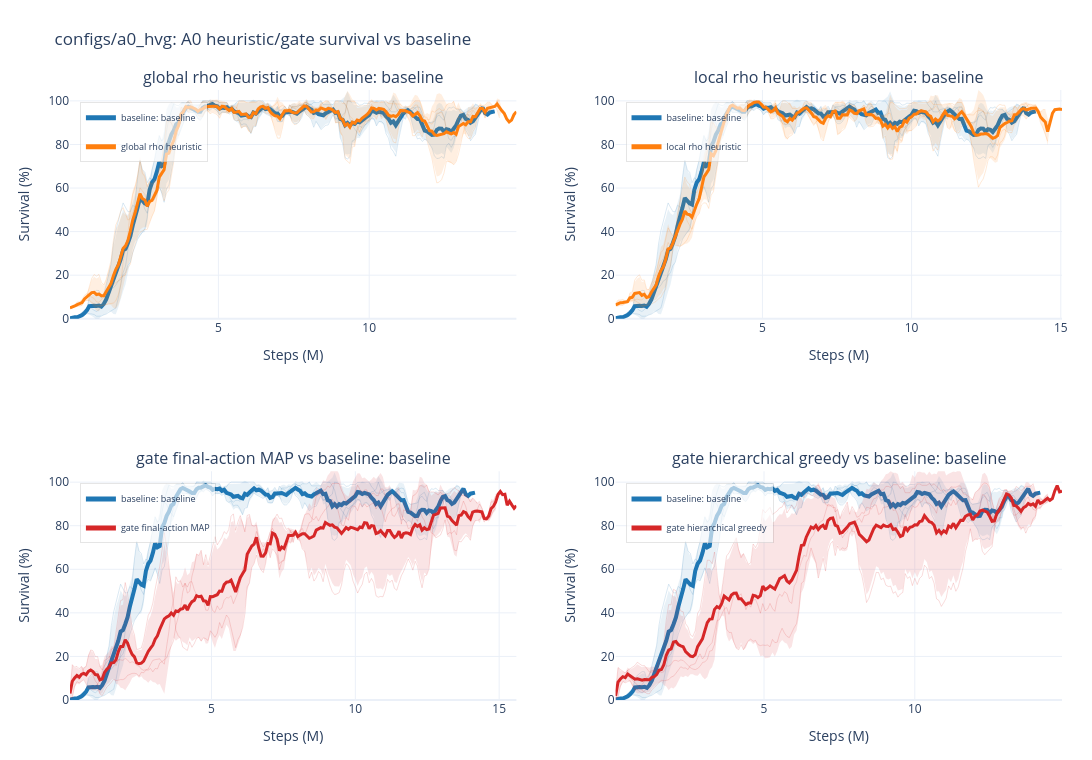

The notebook cell saved with this chart:
### Markdown cell above
Assuming baseline = `a0_hvg_00_baseline`.

| Run family | Displayed name | Eval heuristic | Intervention gate | Gate eval mode | Rho threshold | Difference vs `a0_hvg_00_baseline` |
|---|---|---|---|---|---:|---|
| `a0_hvg_00_baseline` | baseline | `none` | `false` | `-` | `0.90` | Baseline: plain A0 policy, no heuristic override and no learned gate |
| `a0_hvg_01_eval_rho090` | global rho heuristic | `rho_threshold` | `false` | `-` | `0.90` | Adds global rho-threshold heuristic at evaluation time |
| `a0_hvg_04_eval_local_rho090` | local rho heuristic | `local_rho_threshold` | `false` | `-` | `0.90` | Adds local/per-line rho-threshold heuristic at evaluation time |
| `a0_hvg_02_gate_final_map` | gate final-action MAP | `none` | `true` | `final_action_map` | `0.90` | Adds learned intervention gate with final-action MAP evaluation |
| `a0_hvg_03_gate_hierarchical` | gate hierarchical greedy | `none` | `true` | `hierarchical_greedy` | `0.90` | Adds learned intervention gate with hierarchical greedy evaluation |

Shared unless noted: MLP actor/critic, `[256,256,256]` / `[256,256,256]`, `norm_reward = true`, `init_do_nothing_prob = 0.0`, `entropy_coef = 0.01`, `total_timesteps = 20000000`, `eval_freq = 80000`.

### Code cell
a0_hvg_result = wm.plot_a0_hvg_survival()
a0_hvg_result["fig"]

### Figure 1 — Plotly figure (JSON) as saved in the notebook; plotly's stock layout.template omitted (floating-point values rounded to 4 significant figures; data arrays with more than 128 entries replaced by an {"elided": "..."} marker saying what was removed)
{"data": [{"hovertemplate": "<b>a0_hvg_00_baseline_s0</b><br>step: %{x:.2f}M<br>smoothed value: %{y:.3f}<extra></extra>", "legend": "legend", "legendgroup": "mean_subplot1:baseline: baseline", "line": {"color": "#1f77b4", "dash": "solid", "width": 1}, "mode": "lines", "name": "baseline: baseline member", "opacity": 0.16, "showlegend": false, "type": "scatter", "x": {"elided": "171 float values"}, "xaxis": "x", "y": {"elided": "171 float values"}, "yaxis": "y"}, {"hovertemplate": "<b>a0_hvg_00_baseline_s1</b><br>step: %{x:.2f}M<br>smoothed value: %{y:.3f}<extra></extra>", "legend": "legend", "legendgroup": "mean_subplot1:baseline: baseline", "line": {"color": "#1f77b4", "dash": "solid", "width": 1}, "mode": "lines", "name": "baseline: baseline member", "opacity": 0.16, "showlegend": false, "type": "scatter", "x": {"elided": "171 float values"}, "xaxis": "x", "y": {"elided": "171 float values"}, "yaxis": "y"}, {"hovertemplate": "<b>a0_hvg_00_baseline_s2</b><br>step: %{x:.2f}M<br>smoothed value: %{y:.3f}<extra></extra>", "legend": "legend", "legendgroup": "mean_subplot1:baseline: baseline", "line": {"color": "#1f77b4", "dash": "solid", "width": 1}, "mode": "lines", "name": "baseline: baseline member", "opacity": 0.16, "showlegend": false, "type": "scatter", "x": {"elided": "177 float values"}, "xaxis": "x", "y": {"elided": "177 float values"}, "yaxis": "y"}, {"fill": "toself", "fillcolor": "rgba(31,119,180,0.1)", "hoverinfo": "skip", "legend": "legend", "legendgroup": "mean_subplot1:baseline: baseline", "line": {"color": "rgba(0,0,0,0)", "width": 0}, "mode": "lines", "name": "baseline: baseline std", "showlegend": false, "type": "scatter", "x": {"elided": "354 float values"}, "xaxis": "x", "y": {"elided": "354 float values"}, "yaxis": "y"}, {"customdata": {"elided": "177 int values"}, "hovertemplate": "<b>baseline: baseline</b><br>metric: test/charts/episodic_survival<br>runs at step: %{customdata}<br>step: %{x:.2f}M<br>mean of smoothed seeds: %{y:.3f}<extra></extra>", "legend": "legend", "legendgroup": "mean_subplot1:baseline: baseline", "line": {"color": "#1f77b4", "dash": "solid", "width": 4}, "mode": "lines", "name": "baseline: baseline", "opacity": 1, "showlegend": true, "type": "scatter", "x": {"elided": "177 float values"}, "xaxis": "x", "y": {"elided": "177 float values"}, "yaxis": "y"}, {"hovertemplate": "<b>a0_hvg_01_eval_rho090_s0</b><br>step: %{x:.2f}M<br>smoothed value: %{y:.3f}<extra></extra>", "legend": "legend", "legendgroup": "mean_subplot1:global rho heuristic", "line": {"color": "#ff7f0e", "dash": "solid", "width": 1}, "mode": "lines", "name": "global rho heuristic member", "opacity": 0.16, "showlegend": false, "type": "scatter", "x": {"elided": "179 float values"}, "xaxis": "x", "y": {"elided": "179 float values"}, "yaxis": "y"}, {"hovertemplate": "<b>a0_hvg_01_eval_rho090_s1</b><br>step: %{x:.2f}M<br>smoothed value: %{y:.3f}<extra></extra>", "legend": "legend", "legendgroup": "mean_subplot1:global rho heuristic", "line": {"color": "#ff7f0e", "dash": "solid", "width": 1}, "mode": "lines", "name": "global rho heuristic member", "opacity": 0.16, "showlegend": false, "type": "scatter", "x": {"elided": "179 float values"}, "xaxis": "x", "y": {"elided": "179 float values"}, "yaxis": "y"}, {"hovertemplate": "<b>a0_hvg_01_eval_rho090_s2</b><br>step: %{x:.2f}M<br>smoothed value: %{y:.3f}<extra></extra>", "legend": "legend", "legendgroup": "mean_subplot1:global rho heuristic", "line": {"color": "#ff7f0e", "dash": "solid", "width": 1}, "mode": "lines", "name": "global rho heuristic member", "opacity": 0.16, "showlegend": false, "type": "scatter", "x": {"elided": "186 float values"}, "xaxis": "x", "y": {"elided": "186 float values"}, "yaxis": "y"}, {"fill": "toself", "fillcolor": "rgba(255,127,14,0.12)", "hoverinfo": "skip", "legend": "legend", "legendgroup": "mean_subplot1:global rho heuristic", "line": {"color": "rgba(0,0,0,0)", "width": 0}, "mode": "lines", "name": "global rho heuristic std", "showlegend": false, "type": "scatter", "x": {"elided": "372 float values"}, "xaxis": "x", "y": {"elided": "372 float values"}, "yaxis": "y"}, {"customdata": {"elided": "186 int values"}, "hovertemplate": "<b>global rho heuristic</b><br>metric: test/charts/episodic_survival<br>runs at step: %{customdata}<br>step: %{x:.2f}M<br>mean of smoothed seeds: %{y:.3f}<extra></extra>", "legend": "legend", "legendgroup": "mean_subplot1:global rho heuristic", "line": {"color": "#ff7f0e", "dash": "solid", "width": 3}, "mode": "lines", "name": "global rho heuristic", "opacity": 1, "showlegend": true, "type": "scatter", "x": {"elided": "186 float values"}, "xaxis": "x", "y": {"elided": "186 float values"}, "yaxis": "y"}, {"hovertemplate": "<b>a0_hvg_00_baseline_s0</b><br>step: %{x:.2f}M<br>smoothed value: %{y:.3f}<extra></extra>", "legend": "legend2", "legendgroup": "mean_subplot2:baseline: baseline", "line": {"color": "#1f77b4", "dash": "solid", "width": 1}, "mode": "lines", "name": "baseline: baseline member", "opacity": 0.16, "showlegend": false, "type": "scatter", "x": {"elided": "171 float values"}, "xaxis": "x2", "y": {"elided": "171 float values"}, "yaxis": "y2"}, {"hovertemplate": "<b>a0_hvg_00_baseline_s1</b><br>step: %{x:.2f}M<br>smoothed value: %{y:.3f}<extra></extra>", "legend": "legend2", "legendgroup": "mean_subplot2:baseline: baseline", "line": {"color": "#1f77b4", "dash": "solid", "width": 1}, "mode": "lines", "name": "baseline: baseline member", "opacity": 0.16, "showlegend": false, "type": "scatter", "x": {"elided": "171 float values"}, "xaxis": "x2", "y": {"elided": "171 float values"}, "yaxis": "y2"}, {"hovertemplate": "<b>a0_hvg_00_baseline_s2</b><br>step: %{x:.2f}M<br>smoothed value: %{y:.3f}<extra></extra>", "legend": "legend2", "legendgroup": "mean_subplot2:baseline: baseline", "line": {"color": "#1f77b4", "dash": "solid", "width": 1}, "mode": "lines", "name": "baseline: baseline member", "opacity": 0.16, "showlegend": false, "type": "scatter", "x": {"elided": "177 float values"}, "xaxis": "x2", "y": {"elided": "177 float values"}, "yaxis": "y2"}, {"fill": "toself", "fillcolor": "rgba(31,119,180,0.1)", "hoverinfo": "skip", "legend": "legend2", "legendgroup": "mean_subplot2:baseline: baseline", "line": {"color": "rgba(0,0,0,0)", "width": 0}, "mode": "lines", "name": "baseline: baseline std", "showlegend": false, "type": "scatter", "x": {"elided": "354 float values"}, "xaxis": "x2", "y": {"elided": "354 float values"}, "yaxis": "y2"}, {"customdata": {"elided": "177 int values"}, "hovertemplate": "<b>baseline: baseline</b><br>metric: test/charts/episodic_survival<br>runs at step: %{customdata}<br>step: %{x:.2f}M<br>mean of smoothed seeds: %{y:.3f}<extra></extra>", "legend": "legend2", "legendgroup": "mean_subplot2:baseline: baseline", "line": {"color": "#1f77b4", "dash": "solid", "width": 4}, "mode": "lines", "name": "baseline: baseline", "opacity": 1, "showlegend": true, "type": "scatter", "x": {"elided": "177 float values"}, "xaxis": "x2", "y": {"elided": "177 float values"}, "yaxis": "y2"}, {"hovertemplate": "<b>a0_hvg_04_eval_local_rho090_s0</b><br>step: %{x:.2f}M<br>smoothed value: %{y:.3f}<extra></extra>", "legend": "legend2", "legendgroup": "mean_subplot2:local rho heuristic", "line": {"color": "#ff7f0e", "dash": "solid", "width": 1}, "mode": "lines", "name": "local rho heuristic member", "opacity": 0.16, "showlegend": false, "type": "scatter", "x": {"elided": "182 float values"}, "xaxis": "x2", "y": {"elided": "182 float values"}, "yaxis": "y2"}, {"hovertemplate": "<b>a0_hvg_04_eval_local_rho090_s1</b><br>step: %{x:.2f}M<br>smoothed value: %{y:.3f}<extra></extra>", "legend": "legend2", "legendgroup": "mean_subplot2:local rho heuristic", "line": {"color": "#ff7f0e", "dash": "solid", "width": 1}, "mode": "lines", "name": "local rho heuristic member", "opacity": 0.16, "showlegend": false, "type": "scatter", "x": {"elided": "181 float values"}, "xaxis": "x2", "y": {"elided": "181 float values"}, "yaxis": "y2"}, {"hovertemplate": "<b>a0_hvg_04_eval_local_rho090_s2</b><br>step: %{x:.2f}M<br>smoothed value: %{y:.3f}<extra></extra>", "legend": "legend2", "legendgroup": "mean_subplot2:local rho heuristic", "line": {"color": "#ff7f0e", "dash": "solid", "width": 1}, "mode": "lines", "name": "local rho heuristic member", "opacity": 0.16, "showlegend": false, "type": "scatter", "x": {"elided": "188 float values"}, "xaxis": "x2", "y": {"elided": "188 float values"}, "yaxis": "y2"}, {"fill": "toself", "fillcolor": "rgba(255,127,14,0.12)", "hoverinfo": "skip", "legend": "legend2", "legendgroup": "mean_subplot2:local rho heuristic", "line": {"color": "rgba(0,0,0,0)", "width": 0}, "mode": "lines", "name": "local rho heuristic std", "showlegend": false, "type": "scatter", "x": {"elided": "376 float values"}, "xaxis": "x2", "y": {"elided": "376 float values"}, "yaxis": "y2"}, {"customdata": {"elided": "188 int values"}, "hovertemplate": "<b>local rho heuristic</b><br>metric: test/charts/episodic_survival<br>runs at step: %{customdata}<br>step: %{x:.2f}M<br>mean of smoothed seeds: %{y:.3f}<extra></extra>", "legend": "legend2", "legendgroup": "mean_subplot2:local rho heuristic", "line": {"color": "#ff7f0e", "dash": "solid", "width": 3}, "mode": "lines", "name": "local rho heuristic", "opacity": 1, "showlegend": true, "type": "scatter", "x": {"elided": "188 float values"}, "xaxis": "x2", "y": {"elided": "188 float values"}, "yaxis": "y2"}, {"hovertemplate": "<b>a0_hvg_00_baseline_s0</b><br>step: %{x:.2f}M<br>smoothed value: %{y:.3f}<extra></extra>", "legend": "legend3", "legendgroup": "mean_subplot3:baseline: baseline", "line": {"color": "#1f77b4", "dash": "solid", "width": 1}, "mode": "lines", "name": "baseline: baseline member", "opacity": 0.16, "showlegend": false, "type": "scatter", "x": {"elided": "171 float values"}, "xaxis": "x3", "y": {"elided": "171 float values"}, "yaxis": "y3"}, {"hovertemplate": "<b>a0_hvg_00_baseline_s1</b><br>step: %{x:.2f}M<br>smoothed value: %{y:.3f}<extra></extra>", "legend": "legend3", "legendgroup": "mean_subplot3:baseline: baseline", "line": {"color": "#1f77b4", "dash": "solid", "width": 1}, "mode": "lines", "name": "baseline: baseline member", "opacity": 0.16, "showlegend": false, "type": "scatter", "x": {"elided": "171 float values"}, "xaxis": "x3", "y": {"elided": "171 float values"}, "yaxis": "y3"}, {"hovertemplate": "<b>a0_hvg_00_baseline_s2</b><br>step: %{x:.2f}M<br>smoothed value: %{y:.3f}<extra></extra>", "legend": "legend3", "legendgroup": "mean_subplot3:baseline: baseline", "line": {"color": "#1f77b4", "dash": "solid", "width": 1}, "mode": "lines", "name": "baseline: baseline member", "opacity": 0.16, "showlegend": false, "type": "scatter", "x": {"elided": "177 float values"}, "xaxis": "x3", "y": {"elided": "177 float values"}, "yaxis": "y3"}, {"fill": "toself", "fillcolor": "rgba(31,119,180,0.1)", "hoverinfo": "skip", "legend": "legend3", "legendgroup": "mean_subplot3:baseline: baseline", "line": {"color": "rgba(0,0,0,0)", "width": 0}, "mode": "lines", "name": "baseline: baseline std", "showlegend": false, "type": "scatter", "x": {"elided": "354 float values"}, "xaxis": "x3", "y": {"elided": "354 float values"}, "yaxis": "y3"}, {"customdata": {"elided": "177 int values"}, "hovertemplate": "<b>baseline: baseline</b><br>metric: test/charts/episodic_survival<br>runs at step: %{customdata}<br>step: %{x:.2f}M<br>mean of smoothed seeds: %{y:.3f}<extra></extra>", "legend": "legend3", "legendgroup": "mean_subplot3:baseline: baseline", "line": {"color": "#1f77b4", "dash": "solid", "width": 4}, "mode": "lines", "name": "baseline: baseline", "opacity": 1, "showlegend": true, "type": "scatter", "x": {"elided": "177 float values"}, "xaxis": "x3", "y": {"elided": "177 float values"}, "yaxis": "y3"}, {"hovertemplate": "<b>a0_hvg_02_gate_final_map_s0</b><br>step: %{x:.2f}M<br>smoothed value: %{y:.3f}<extra></extra>", "legend": "legend3", "legendgroup": "mean_subplot3:gate final-action MAP", "line": {"color": "#d62728", "dash": "solid", "width": 1}, "mode": "lines", "name": "gate final-action MAP member", "opacity": 0.16, "showlegend": false, "type": "scatter", "x": {"elided": "186 float values"}, "xaxis": "x3", "y": {"elided": "186 float values"}, "yaxis": "y3"}, {"hovertemplate": "<b>a0_hvg_02_gate_final_map_s1</b><br>step: %{x:.2f}M<br>smoothed value: %{y:.3f}<extra></extra>", "legend": "legend3", "legendgroup": "mean_subplot3:gate final-action MAP", "line": {"color": "#d62728", "dash": "solid", "width": 1}, "mode": "lines", "name": "gate final-action MAP member", "opacity": 0.16, "showlegend": false, "type": "scatter", "x": {"elided": "195 float values"}, "xaxis": "x3", "y": {"elided": "195 float values"}, "yaxis": "y3"}, {"hovertemplate": "<b>a0_hvg_02_gate_final_map_s2</b><br>step: %{x:.2f}M<br>smoothed value: %{y:.3f}<extra></extra>", "legend": "legend3", "legendgroup": "mean_subplot3:gate final-action MAP", "line": {"color": "#d62728", "dash": "solid", "width": 1}, "mode": "lines", "name": "gate final-action MAP member", "opacity": 0.16, "showlegend": false, "type": "scatter", "x": {"elided": "178 float values"}, "xaxis": "x3", "y": {"elided": "178 float values"}, "yaxis": "y3"}, {"fill": "toself", "fillcolor": "rgba(214,39,40,0.12)", "hoverinfo": "skip", "legend": "legend3", "legendgroup": "mean_subplot3:gate final-action MAP", "line": {"color": "rgba(0,0,0,0)", "width": 0}, "mode": "lines", "name": "gate final-action MAP std", "showlegend": false, "type": "scatter", "x": {"elided": "390 float values"}, "xaxis": "x3", "y": {"elided": "390 float values"}, "yaxis": "y3"}, {"customdata": {"elided": "195 int values"}, "hovertemplate": "<b>gate final-action MAP</b><br>metric: test/charts/episodic_survival<br>runs at step: %{customdata}<br>step: %{x:.2f}M<br>mean of smoothed seeds: %{y:.3f}<extra></extra>", "legend": "legend3", "legendgroup": "mean_subplot3:gate final-action MAP", "line": {"color": "#d62728", "dash": "solid", "width": 3}, "mode": "lines", "name": "gate final-action MAP", "opacity": 1, "showlegend": true, "type": "scatter", "x": {"elided": "195 float values"}, "xaxis": "x3", "y": {"elided": "195 float values"}, "yaxis": "y3"}, {"hovertemplate": "<b>a0_hvg_00_baseline_s0</b><br>step: %{x:.2f}M<br>smoothed value: %{y:.3f}<extra></extra>", "legend": "legend4", "legendgroup": "mean_subplot4:baseline: baseline", "line": {"color": "#1f77b4", "dash": "solid", "width": 1}, "mode": "lines", "name": "baseline: baseline member", "opacity": 0.16, "showlegend": false, "type": "scatter", "x": {"elided": "171 float values"}, "xaxis": "x4", "y": {"elided": "171 float values"}, "yaxis": "y4"}, {"hovertemplate": "<b>a0_hvg_00_baseline_s1</b><br>step: %{x:.2f}M<br>smoothed value: %{y:.3f}<extra></extra>", "legend": "legend4", "legendgroup": "mean_subplot4:baseline: baseline", "line": {"color": "#1f77b4", "dash": "solid", "width": 1}, "mode": "lines", "name": "baseline: baseline member", "opacity": 0.16, "showlegend": false, "type": "scatter", "x": {"elided": "171 float values"}, "xaxis": "x4", "y": {"elided": "171 float values"}, "yaxis": "y4"}, {"hovertemplate": "<b>a0_hvg_00_baseline_s2</b><br>step: %{x:.2f}M<br>smoothed value: %{y:.3f}<extra></extra>", "legend": "legend4", "legendgroup": "mean_subplot4:baseline: baseline", "line": {"color": "#1f77b4", "dash": "solid", "width": 1}, "mode": "lines", "name": "baseline: baseline member", "opacity": 0.16, "showlegend": false, "type": "scatter", "x": {"elided": "177 float values"}, "xaxis": "x4", "y": {"elided": "177 float values"}, "yaxis": "y4"}, {"fill": "toself", "fillcolor": "rgba(31,119,180,0.1)", "hoverinfo": "skip", "legend": "legend4", "legendgroup": "mean_subplot4:baseline: baseline", "line": {"color": "rgba(0,0,0,0)", "width": 0}, "mode": "lines", "name": "baseline: baseline std", "showlegend": false, "type": "scatter", "x": {"elided": "354 float values"}, "xaxis": "x4", "y": {"elided": "354 float values"}, "yaxis": "y4"}, {"customdata": {"elided": "177 int values"}, "hovertemplate": "<b>baseline: baseline</b><br>metric: test/charts/episodic_survival<br>runs at step: %{customdata}<br>step: %{x:.2f}M<br>mean of smoothed seeds: %{y:.3f}<extra></extra>", "legend": "legend4", "legendgroup": "mean_subplot4:baseline: baseline", "line": {"color": "#1f77b4", "dash": "solid", "width": 4}, "mode": "lines", "name": "baseline: baseline", "opacity": 1, "showlegend": true, "type": "scatter", "x": {"elided": "177 float values"}, "xaxis": "x4", "y": {"elided": "177 float values"}, "yaxis": "y4"}, {"hovertemplate": "<b>a0_hvg_03_gate_hierarchical_s0</b><br>step: %{x:.2f}M<br>smoothed value: %{y:.3f}<extra></extra>", "legend": "legend4", "legendgroup": "mean_subplot4:gate hierarchical greedy", "line": {"color": "#d62728", "dash": "solid", "width": 1}, "mode": "lines", "name": "gate hierarchical greedy member", "opacity": 0.16, "showlegend": false, "type": "scatter", "x": {"elided": "180 float values"}, "xaxis": "x4", "y": {"elided": "180 float values"}, "yaxis": "y4"}, {"hovertemplate": "<b>a0_hvg_03_gate_hierarchical_s1</b><br>step: %{x:.2f}M<br>smoothed value: %{y:.3f}<extra></extra>", "legend": "legend4", "legendgroup": "mean_subplot4:gate hierarchical greedy", "line": {"color": "#d62728", "dash": "solid", "width": 1}, "mode": "lines", "name": "gate hierarchical greedy member", "opacity": 0.16, "showlegend": false, "type": "scatter", "x": {"elided": "186 float values"}, "xaxis": "x4", "y": {"elided": "186 float values"}, "yaxis": "y4"}, {"hovertemplate": "<b>a0_hvg_03_gate_hierarchical_s2</b><br>step: %{x:.2f}M<br>smoothed value: %{y:.3f}<extra></extra>", "legend": "legend4", "legendgroup": "mean_subplot4:gate hierarchical greedy", "line": {"color": "#d62728", "dash": "solid", "width": 1}, "mode": "lines", "name": "gate hierarchical greedy member", "opacity": 0.16, "showlegend": false, "type": "scatter", "x": {"elided": "176 float values"}, "xaxis": "x4", "y": {"elided": "176 float values"}, "yaxis": "y4"}, {"fill": "toself", "fillcolor": "rgba(214,39,40,0.12)", "hoverinfo": "skip", "legend": "legend4", "legendgroup": "mean_subplot4:gate hierarchical greedy", "line": {"color": "rgba(0,0,0,0)", "width": 0}, "mode": "lines", "name": "gate hierarchical greedy std", "showlegend": false, "type": "scatter", "x": {"elided": "372 float values"}, "xaxis": "x4", "y": {"elided": "372 float values"}, "yaxis": "y4"}, {"customdata": {"elided": "186 int values"}, "hovertemplate": "<b>gate hierarchical greedy</b><br>metric: test/charts/episodic_survival<br>runs at step: %{customdata}<br>step: %{x:.2f}M<br>mean of smoothed seeds: %{y:.3f}<extra></extra>", "legend": "legend4", "legendgroup": "mean_subplot4:gate hierarchical greedy", "line": {"color": "#d62728", "dash": "solid", "width": 3}, "mode": "lines", "name": "gate hierarchical greedy", "opacity": 1, "showlegend": true, "type": "scatter", "x": {"elided": "186 float values"}, "xaxis": "x4", "y": {"elided": "186 float values"}, "yaxis": "y4"}], "layout": {"annotations": [{"font": {"size": 16}, "showarrow": false, "text": "global rho heuristic vs baseline: baseline", "x": 0.225, "xanchor": "center", "xref": "paper", "y": 1, "yanchor": "bottom", "yref": "paper"}, {"font": {"size": 16}, "showarrow": false, "text": "local rho heuristic vs baseline: baseline", "x": 0.775, "xanchor": "center", "xref": "paper", "y": 1, "yanchor": "bottom", "yref": "paper"}, {"font": {"size": 16}, "showarrow": false, "text": "gate final-action MAP vs baseline: baseline", "x": 0.225, "xanchor": "center", "xref": "paper", "y": 0.375, "yanchor": "bottom", "yref": "paper"}, {"font": {"size": 16}, "showarrow": false, "text": "gate hierarchical greedy vs baseline: baseline", "x": 0.775, "xanchor": "center", "xref": "paper", "y": 0.375, "yanchor": "bottom", "yref": "paper"}], "height": 760, "hovermode": "x unified", "legend": {"bgcolor": "rgba(255,255,255,0.62)", "bordercolor": "rgba(0,0,0,0.10)", "borderwidth": 1, "font": {"size": 9}, "itemsizing": "constant", "orientation": "v", "x": 0.01, "xanchor": "left", "y": 0.98, "yanchor": "top"}, "legend2": {"bgcolor": "rgba(255,255,255,0.62)", "bordercolor": "rgba(0,0,0,0.10)", "borderwidth": 1, "font": {"size": 9}, "itemsizing": "constant", "orientation": "v", "x": 0.56, "xanchor": "left", "y": 0.98, "yanchor": "top"}, "legend3": {"bgcolor": "rgba(255,255,255,0.62)", "bordercolor": "rgba(0,0,0,0.10)", "borderwidth": 1, "font": {"size": 9}, "itemsizing": "constant", "orientation": "v", "x": 0.01, "xanchor": "left", "y": 0.355, "yanchor": "top"}, "legend4": {"bgcolor": "rgba(255,255,255,0.62)", "bordercolor": "rgba(0,0,0,0.10)", "borderwidth": 1, "font": {"size": 9}, "itemsizing": "constant", "orientation": "v", "x": 0.56, "xanchor": "left", "y": 0.355, "yanchor": "top"}, "margin": {"b": 60, "l": 70, "r": 30, "t": 90}, "showlegend": true, "title": {"text": "configs/a0_hvg: A0 heuristic/gate survival vs baseline"}, "width": 1500, "xaxis": {"anchor": "y", "domain": [0, 0.45], "title": {"text": "Steps (M)"}}, "xaxis2": {"anchor": "y2", "domain": [0.55, 1], "title": {"text": "Steps (M)"}}, "xaxis3": {"anchor": "y3", "domain": [0, 0.45], "title": {"text": "Steps (M)"}}, "xaxis4": {"anchor": "y4", "domain": [0.55, 1], "title": {"text": "Steps (M)"}}, "yaxis": {"anchor": "x", "domain": [0.625, 1], "range": [0, 105], "title": {"text": "Survival (%)"}}, "yaxis2": {"anchor": "x2", "domain": [0.625, 1], "range": [0, 105], "title": {"text": "Survival (%)"}}, "yaxis3": {"anchor": "x3", "domain": [0, 0.375], "range": [0, 105], "title": {"text": "Survival (%)"}}, "yaxis4": {"anchor": "x4", "domain": [0, 0.375], "range": [0, 105], "title": {"text": "Survival (%)"}}}}
